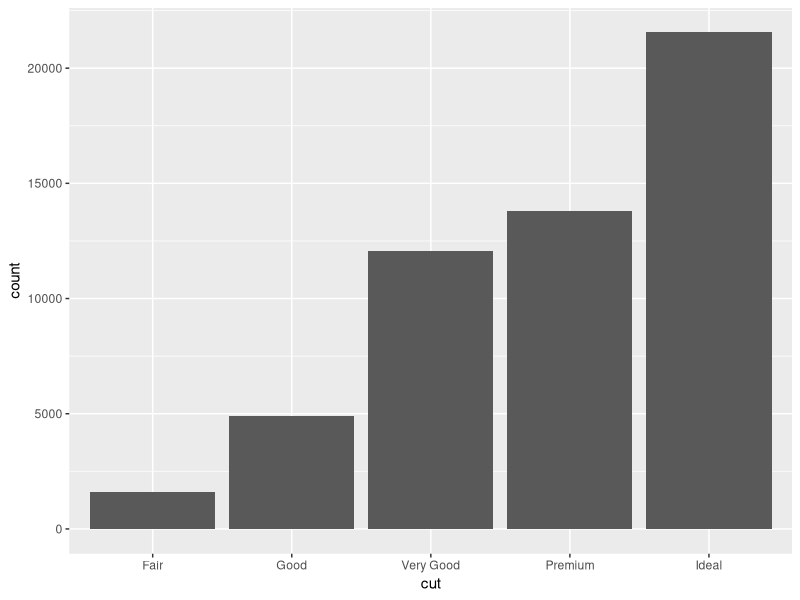
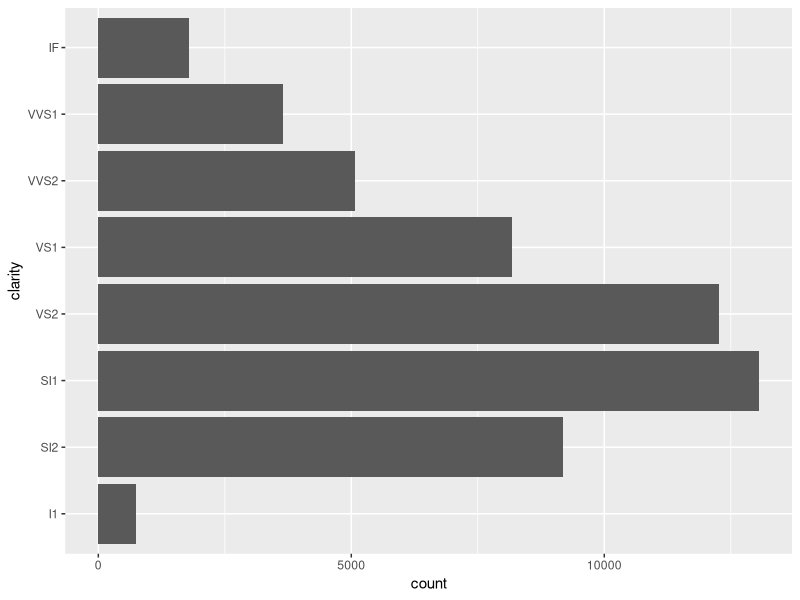
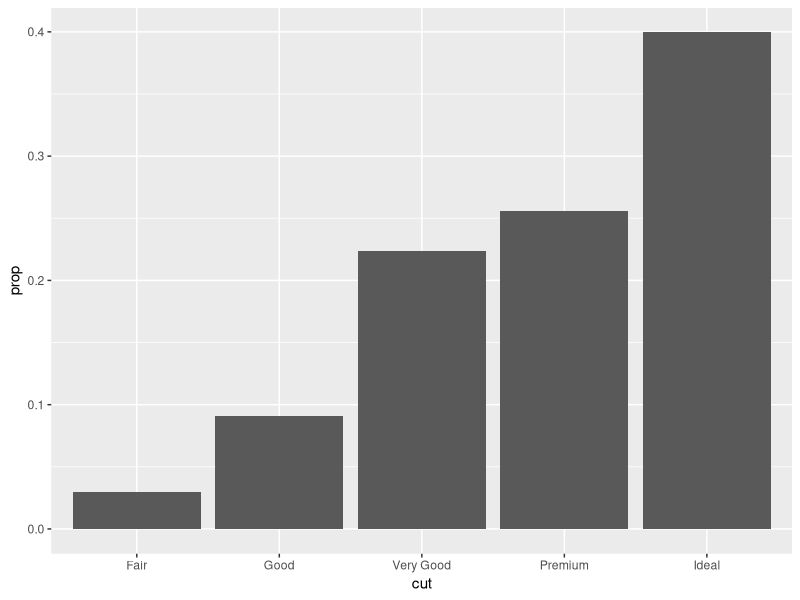

Reproduce these figures in R, in order.
# lesson202.R
# This program demonstrates the use of data visualization tool(s) in R.
# As preliminary assumptions, the data frame(s) are in rectangular form.
# This program demonstrates the use of ggplot() and 

##
## Load package
library(tidyverse)
head(diamonds)
?diamonds
?ggplot
?geom_bar

## Exp1: Visualize the number_of_samples vs x, where x is a category value.
# 1-1:
ggplot(data=diamonds) +
  geom_bar(mapping=aes(x=cut))
ggplot(data=diamonds) +
  geom_bar(mapping=aes(y=clarity))
# Explanation to Exp1:
# By default, when using geom_bar(), the "count", i.e. number of samples is 
# displayed on the y-axis.
# It is possible to "override" the default mapping functions flexibly. As a 
# commonly used example, replace the number of samples by the probability of 
# samples as follows.
# 1-2:
ggplot(data=diamonds) +
  geom_bar(mapping=aes(x=cut, y=stat(prop), group=1))

## Exp2: 



